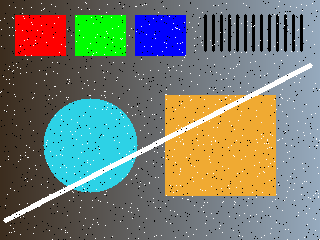
#> input picture 20261104/01_기본필수/noisy.png, 320 x 240 px
$ python 03_filter_edge.py
#> lines starting #> are read from the running program, lines starting #| are printed output that depends on the picture
from pathlib import Path
import os
import cv2
import numpy as np
#importLib

# 제공 코드: 어느 작업 폴더에서 실행해도 현재 파일 옆의 입력을 읽습니다.
# OpenCV에는 영문 상대 경로를 전달합니다. 원본 파일은 덮어쓰지 않습니다.
os.chdir(Path(__file__).resolve().parent)

image = cv2.imread("noisy.png")
#> image is the input picture: shape (240, 320, 3); mean B, G, R 111.3, 124.4, 118.5
gray = cv2.cvtColor(image, cv2.COLOR_BGR2GRAY)
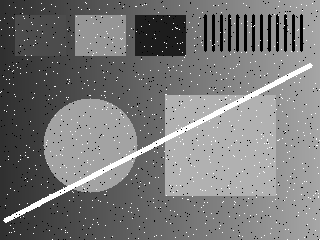
#> gray: shape (240, 320); min 0, max 255, mean 121.1
# >>> TODO B03
# gray를 (5,5), sigmaX=0으로 흐리게 하여 blur를 만드세요. blur에 Canny 80,160을 적용하여 edge를 만드세요.
blur = cv2.GaussianBlur(gray.copy(),(5,5),sigmaX=0)
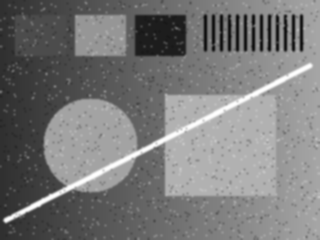
#> blur: shape (240, 320); min 13, max 255, mean 121.1
edge = cv2.Canny(gray.copy(),80,160)
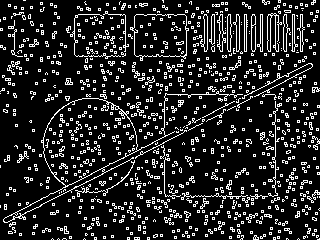
#> edge: shape (240, 320); 15% white in thin lines or dots
# <<< TODO B03

cv2.imwrite("p03_blur.png", blur)
cv2.imwrite("p03_edge.png", edge)
print("설정: Gaussian (5,5), sigmaX=0, Canny 80/160")
print("Shape:", blur.shape, edge.shape)
#| Shape: (240, 320) (240, 320)
print("Edge 픽셀:", int(np.count_nonzero(edge)))
#| Edge 픽셀: 11507
#printOutput
